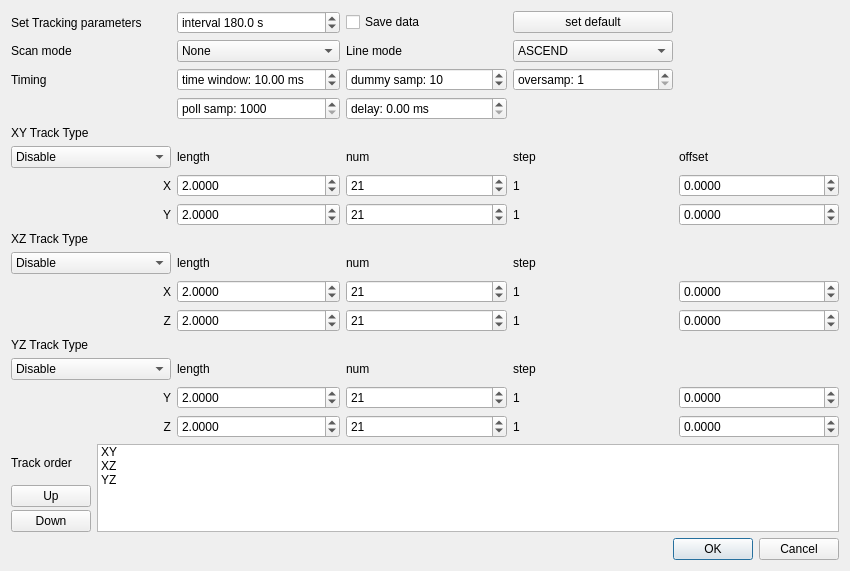
<?xml version="1.0" encoding="UTF-8"?>
<ui version="4.0">
 <class>trackDialog</class>
 <widget class="QDialog" name="trackDialog">
  <property name="geometry">
   <rect>
    <x>0</x>
    <y>0</y>
    <width>850</width>
    <height>571</height>
   </rect>
  </property>
  <property name="windowTitle">
   <string>Track scan setting</string>
  </property>
  <layout class="QVBoxLayout" name="verticalLayout">
   <item>
    <layout class="QGridLayout" name="gridLayout">
     <item row="7" column="0">
      <widget class="QLabel" name="yLabel">
       <property name="text">
        <string>Y</string>
       </property>
       <property name="alignment">
        <set>Qt::AlignRight|Qt::AlignTrailing|Qt::AlignVCenter</set>
       </property>
      </widget>
     </item>
     <item row="12" column="0">
      <widget class="QLabel" name="label_5">
       <property name="text">
        <string>YZ Track Type</string>
       </property>
      </widget>
     </item>
     <item row="0" column="2">
      <widget class="QCheckBox" name="saveBox">
       <property name="text">
        <string>Save data</string>
       </property>
      </widget>
     </item>
     <item row="11" column="1">
      <widget class="QDoubleSpinBox" name="xzzlenBox">
       <property name="decimals">
        <number>4</number>
       </property>
       <property name="minimum">
        <double>0.100000000000000</double>
       </property>
       <property name="value">
        <double>2.000000000000000</double>
       </property>
      </widget>
     </item>
     <item row="5" column="1">
      <widget class="QLabel" name="lenLabel">
       <property name="text">
        <string>length</string>
       </property>
      </widget>
     </item>
     <item row="5" column="4">
      <widget class="QLabel" name="label_12">
       <property name="text">
        <string>offset</string>
       </property>
      </widget>
     </item>
     <item row="15" column="2">
      <widget class="QSpinBox" name="yzznumBox">
       <property name="minimum">
        <number>2</number>
       </property>
       <property name="maximum">
        <number>9999</number>
       </property>
       <property name="value">
        <number>21</number>
       </property>
      </widget>
     </item>
     <item row="9" column="1">
      <widget class="QLabel" name="lenLabel_2">
       <property name="text">
        <string>length</string>
       </property>
      </widget>
     </item>
     <item row="6" column="0">
      <widget class="QLabel" name="xLabel">
       <property name="text">
        <string>X</string>
       </property>
       <property name="alignment">
        <set>Qt::AlignRight|Qt::AlignTrailing|Qt::AlignVCenter</set>
       </property>
      </widget>
     </item>
     <item row="0" column="3">
      <widget class="QPushButton" name="defaultButton">
       <property name="text">
        <string>set default</string>
       </property>
      </widget>
     </item>
     <item row="13" column="1">
      <widget class="QLabel" name="lenLabel_3">
       <property name="text">
        <string>length</string>
       </property>
      </widget>
     </item>
     <item row="14" column="2">
      <widget class="QSpinBox" name="yzynumBox">
       <property name="minimum">
        <number>2</number>
       </property>
       <property name="maximum">
        <number>9999</number>
       </property>
       <property name="value">
        <number>21</number>
       </property>
      </widget>
     </item>
     <item row="6" column="1">
      <widget class="QDoubleSpinBox" name="xyxlenBox">
       <property name="decimals">
        <number>4</number>
       </property>
       <property name="minimum">
        <double>0.100000000000000</double>
       </property>
       <property name="value">
        <double>2.000000000000000</double>
       </property>
      </widget>
     </item>
     <item row="1" column="2">
      <widget class="QLabel" name="label_11">
       <property name="text">
        <string>Line mode</string>
       </property>
      </widget>
     </item>
     <item row="10" column="1">
      <widget class="QDoubleSpinBox" name="xzxlenBox">
       <property name="decimals">
        <number>4</number>
       </property>
       <property name="minimum">
        <double>0.100000000000000</double>
       </property>
       <property name="value">
        <double>2.000000000000000</double>
       </property>
      </widget>
     </item>
     <item row="1" column="3">
      <widget class="QComboBox" name="linemodeBox">
       <item>
        <property name="text">
         <string>ASCEND</string>
        </property>
       </item>
       <item>
        <property name="text">
         <string>DESCEND</string>
        </property>
       </item>
       <item>
        <property name="text">
         <string>ZIGZAG</string>
        </property>
       </item>
      </widget>
     </item>
     <item row="8" column="0">
      <widget class="QLabel" name="label_4">
       <property name="text">
        <string>XZ Track Type</string>
       </property>
      </widget>
     </item>
     <item row="13" column="2">
      <widget class="QLabel" name="numLabel_3">
       <property name="text">
        <string>num</string>
       </property>
      </widget>
     </item>
     <item row="2" column="0">
      <widget class="QLabel" name="label_9">
       <property name="text">
        <string>Timing</string>
       </property>
      </widget>
     </item>
     <item row="15" column="4">
      <widget class="QDoubleSpinBox" name="yzzoffsetBox">
       <property name="decimals">
        <number>4</number>
       </property>
       <property name="minimum">
        <double>-10.000000000000000</double>
       </property>
       <property name="maximum">
        <double>10.000000000000000</double>
       </property>
       <property name="singleStep">
        <double>0.010000000000000</double>
       </property>
      </widget>
     </item>
     <item row="9" column="0">
      <widget class="QComboBox" name="xzmodeBox">
       <item>
        <property name="text">
         <string>Disable</string>
        </property>
       </item>
       <item>
        <property name="text">
         <string>Phase Only Correlation</string>
        </property>
       </item>
       <item>
        <property name="text">
         <string>2D Gaussian</string>
        </property>
       </item>
       <item>
        <property name="text">
         <string>1D Gaussian (X)</string>
        </property>
       </item>
       <item>
        <property name="text">
         <string>1D Gaussian (Z)</string>
        </property>
       </item>
       <item>
        <property name="text">
         <string>Maximum pixel</string>
        </property>
       </item>
       <item>
        <property name="text">
         <string>1D Maximum (X)</string>
        </property>
       </item>
       <item>
        <property name="text">
         <string>1D Maximum (Z)</string>
        </property>
       </item>
      </widget>
     </item>
     <item row="5" column="0">
      <widget class="QComboBox" name="xymodeBox">
       <item>
        <property name="text">
         <string>Disable</string>
        </property>
       </item>
       <item>
        <property name="text">
         <string>Phase Only Correlation</string>
        </property>
       </item>
       <item>
        <property name="text">
         <string>2D Gaussian</string>
        </property>
       </item>
       <item>
        <property name="text">
         <string>1D Gaussian (X)</string>
        </property>
       </item>
       <item>
        <property name="text">
         <string>1D Gaussian (Y)</string>
        </property>
       </item>
       <item>
        <property name="text">
         <string>Maximum pixel</string>
        </property>
       </item>
       <item>
        <property name="text">
         <string>1D Maximum (X)</string>
        </property>
       </item>
       <item>
        <property name="text">
         <string>1D Maximum (Y)</string>
        </property>
       </item>
      </widget>
     </item>
     <item row="10" column="2">
      <widget class="QSpinBox" name="xzxnumBox">
       <property name="minimum">
        <number>2</number>
       </property>
       <property name="maximum">
        <number>9999</number>
       </property>
       <property name="value">
        <number>21</number>
       </property>
      </widget>
     </item>
     <item row="5" column="3">
      <widget class="QLabel" name="stepLabel">
       <property name="text">
        <string>step</string>
       </property>
      </widget>
     </item>
     <item row="6" column="3">
      <widget class="QLabel" name="xyxstepLabel">
       <property name="text">
        <string>1</string>
       </property>
      </widget>
     </item>
     <item row="14" column="1">
      <widget class="QDoubleSpinBox" name="yzylenBox">
       <property name="decimals">
        <number>4</number>
       </property>
       <property name="minimum">
        <double>0.100000000000000</double>
       </property>
       <property name="value">
        <double>2.000000000000000</double>
       </property>
      </widget>
     </item>
     <item row="4" column="0">
      <widget class="QLabel" name="label_3">
       <property name="text">
        <string>XY Track Type</string>
       </property>
      </widget>
     </item>
     <item row="13" column="3">
      <widget class="QLabel" name="stepLabel_3">
       <property name="text">
        <string>step</string>
       </property>
      </widget>
     </item>
     <item row="11" column="3">
      <widget class="QLabel" name="xzzstepLabel">
       <property name="text">
        <string>1</string>
       </property>
      </widget>
     </item>
     <item row="11" column="0">
      <widget class="QLabel" name="label_2">
       <property name="text">
        <string>Z</string>
       </property>
       <property name="alignment">
        <set>Qt::AlignRight|Qt::AlignTrailing|Qt::AlignVCenter</set>
       </property>
      </widget>
     </item>
     <item row="6" column="2">
      <widget class="QSpinBox" name="xyxnumBox">
       <property name="minimum">
        <number>2</number>
       </property>
       <property name="maximum">
        <number>9999</number>
       </property>
       <property name="value">
        <number>21</number>
       </property>
      </widget>
     </item>
     <item row="5" column="2">
      <widget class="QLabel" name="numLabel">
       <property name="text">
        <string>num</string>
       </property>
      </widget>
     </item>
     <item row="10" column="4">
      <widget class="QDoubleSpinBox" name="xzxoffsetBox">
       <property name="decimals">
        <number>4</number>
       </property>
       <property name="minimum">
        <double>-10.000000000000000</double>
       </property>
       <property name="maximum">
        <double>10.000000000000000</double>
       </property>
       <property name="singleStep">
        <double>0.010000000000000</double>
       </property>
      </widget>
     </item>
     <item row="7" column="1">
      <widget class="QDoubleSpinBox" name="xyylenBox">
       <property name="decimals">
        <number>4</number>
       </property>
       <property name="minimum">
        <double>0.100000000000000</double>
       </property>
       <property name="value">
        <double>2.000000000000000</double>
       </property>
      </widget>
     </item>
     <item row="13" column="0">
      <widget class="QComboBox" name="yzmodeBox">
       <item>
        <property name="text">
         <string>Disable</string>
        </property>
       </item>
       <item>
        <property name="text">
         <string>Phase Only Correlation</string>
        </property>
       </item>
       <item>
        <property name="text">
         <string>2D Gaussian</string>
        </property>
       </item>
       <item>
        <property name="text">
         <string>1D Gaussian (Y)</string>
        </property>
       </item>
       <item>
        <property name="text">
         <string>1D Gaussian (Z)</string>
        </property>
       </item>
       <item>
        <property name="text">
         <string>Maximum pixel</string>
        </property>
       </item>
       <item>
        <property name="text">
         <string>1D Maximum (Y)</string>
        </property>
       </item>
       <item>
        <property name="text">
         <string>1D Maximum (Z)</string>
        </property>
       </item>
      </widget>
     </item>
     <item row="1" column="0">
      <widget class="QLabel" name="label_10">
       <property name="text">
        <string>Scan mode</string>
       </property>
      </widget>
     </item>
     <item row="1" column="1">
      <widget class="QComboBox" name="modeBox">
       <item>
        <property name="text">
         <string>None</string>
        </property>
       </item>
      </widget>
     </item>
     <item row="9" column="3">
      <widget class="QLabel" name="stepLabel_2">
       <property name="text">
        <string>step</string>
       </property>
      </widget>
     </item>
     <item row="7" column="4">
      <widget class="QDoubleSpinBox" name="xyyoffsetBox">
       <property name="decimals">
        <number>4</number>
       </property>
       <property name="minimum">
        <double>-10.000000000000000</double>
       </property>
       <property name="maximum">
        <double>10.000000000000000</double>
       </property>
       <property name="singleStep">
        <double>0.010000000000000</double>
       </property>
      </widget>
     </item>
     <item row="7" column="3">
      <widget class="QLabel" name="xyystepLabel">
       <property name="text">
        <string>1</string>
       </property>
      </widget>
     </item>
     <item row="10" column="0">
      <widget class="QLabel" name="label">
       <property name="text">
        <string>X</string>
       </property>
       <property name="alignment">
        <set>Qt::AlignRight|Qt::AlignTrailing|Qt::AlignVCenter</set>
       </property>
      </widget>
     </item>
     <item row="15" column="0">
      <widget class="QLabel" name="label_7">
       <property name="text">
        <string>Z</string>
       </property>
       <property name="alignment">
        <set>Qt::AlignRight|Qt::AlignTrailing|Qt::AlignVCenter</set>
       </property>
      </widget>
     </item>
     <item row="7" column="2">
      <widget class="QSpinBox" name="xyynumBox">
       <property name="minimum">
        <number>2</number>
       </property>
       <property name="maximum">
        <number>9999</number>
       </property>
       <property name="value">
        <number>21</number>
       </property>
      </widget>
     </item>
     <item row="14" column="0">
      <widget class="QLabel" name="label_6">
       <property name="text">
        <string>Y</string>
       </property>
       <property name="alignment">
        <set>Qt::AlignRight|Qt::AlignTrailing|Qt::AlignVCenter</set>
       </property>
      </widget>
     </item>
     <item row="11" column="4">
      <widget class="QDoubleSpinBox" name="xzzoffsetBox">
       <property name="decimals">
        <number>4</number>
       </property>
       <property name="minimum">
        <double>-10.000000000000000</double>
       </property>
       <property name="maximum">
        <double>10.000000000000000</double>
       </property>
       <property name="singleStep">
        <double>0.010000000000000</double>
       </property>
      </widget>
     </item>
     <item row="6" column="4">
      <widget class="QDoubleSpinBox" name="xyxoffsetBox">
       <property name="decimals">
        <number>4</number>
       </property>
       <property name="minimum">
        <double>-10.000000000000000</double>
       </property>
       <property name="maximum">
        <double>10.000000000000000</double>
       </property>
       <property name="singleStep">
        <double>0.010000000000000</double>
       </property>
      </widget>
     </item>
     <item row="14" column="4">
      <widget class="QDoubleSpinBox" name="yzyoffsetBox">
       <property name="decimals">
        <number>4</number>
       </property>
       <property name="minimum">
        <double>-10.000000000000000</double>
       </property>
       <property name="maximum">
        <double>10.000000000000000</double>
       </property>
       <property name="singleStep">
        <double>0.010000000000000</double>
       </property>
      </widget>
     </item>
     <item row="11" column="2">
      <widget class="QSpinBox" name="xzznumBox">
       <property name="minimum">
        <number>2</number>
       </property>
       <property name="maximum">
        <number>9999</number>
       </property>
       <property name="value">
        <number>21</number>
       </property>
      </widget>
     </item>
     <item row="14" column="3">
      <widget class="QLabel" name="yzystepLabel">
       <property name="text">
        <string>1</string>
       </property>
      </widget>
     </item>
     <item row="9" column="2">
      <widget class="QLabel" name="numLabel_2">
       <property name="text">
        <string>num</string>
       </property>
      </widget>
     </item>
     <item row="0" column="1">
      <widget class="QDoubleSpinBox" name="intervalBox">
       <property name="prefix">
        <string>interval </string>
       </property>
       <property name="suffix">
        <string> s</string>
       </property>
       <property name="decimals">
        <number>1</number>
       </property>
       <property name="minimum">
        <double>-1.000000000000000</double>
       </property>
       <property name="maximum">
        <double>10000.000000000000000</double>
       </property>
       <property name="value">
        <double>180.000000000000000</double>
       </property>
      </widget>
     </item>
     <item row="2" column="2">
      <widget class="QSpinBox" name="dummysampleBox">
       <property name="prefix">
        <string>dummy samp: </string>
       </property>
       <property name="minimum">
        <number>1</number>
       </property>
       <property name="maximum">
        <number>999</number>
       </property>
       <property name="value">
        <number>10</number>
       </property>
      </widget>
     </item>
     <item row="15" column="3">
      <widget class="QLabel" name="yzzstepLabel">
       <property name="text">
        <string>1</string>
       </property>
      </widget>
     </item>
     <item row="10" column="3">
      <widget class="QLabel" name="xzxstepLabel">
       <property name="text">
        <string>1</string>
       </property>
      </widget>
     </item>
     <item row="15" column="1">
      <widget class="QDoubleSpinBox" name="yzzlenBox">
       <property name="decimals">
        <number>4</number>
       </property>
       <property name="minimum">
        <double>0.100000000000000</double>
       </property>
       <property name="value">
        <double>2.000000000000000</double>
       </property>
      </widget>
     </item>
     <item row="2" column="1">
      <widget class="QDoubleSpinBox" name="timeBox">
       <property name="prefix">
        <string>time window: </string>
       </property>
       <property name="suffix">
        <string> ms</string>
       </property>
       <property name="minimum">
        <double>0.100000000000000</double>
       </property>
       <property name="maximum">
        <double>1000.000000000000000</double>
       </property>
       <property name="value">
        <double>10.000000000000000</double>
       </property>
      </widget>
     </item>
     <item row="0" column="0">
      <widget class="QLabel" name="label_8">
       <property name="text">
        <string>Set Tracking parameters</string>
       </property>
      </widget>
     </item>
     <item row="3" column="1">
      <widget class="QSpinBox" name="pollsampleBox">
       <property name="suffix">
        <string/>
       </property>
       <property name="prefix">
        <string>poll samp: </string>
       </property>
       <property name="minimum">
        <number>1000</number>
       </property>
       <property name="maximum">
        <number>10000</number>
       </property>
       <property name="singleStep">
        <number>1000</number>
       </property>
      </widget>
     </item>
     <item row="3" column="2">
      <widget class="QDoubleSpinBox" name="delayBox">
       <property name="prefix">
        <string>delay: </string>
       </property>
       <property name="suffix">
        <string> ms</string>
       </property>
      </widget>
     </item>
     <item row="2" column="3">
      <widget class="QSpinBox" name="oversampleBox">
       <property name="prefix">
        <string>oversamp: </string>
       </property>
       <property name="minimum">
        <number>1</number>
       </property>
       <property name="maximum">
        <number>1000</number>
       </property>
      </widget>
     </item>
    </layout>
   </item>
   <item>
    <layout class="QHBoxLayout" name="horizontalLayout_9">
     <item>
      <layout class="QVBoxLayout" name="verticalLayout_2">
       <property name="spacing">
        <number>3</number>
       </property>
       <item>
        <widget class="QLabel" name="label_13">
         <property name="text">
          <string>Track order</string>
         </property>
        </widget>
       </item>
       <item>
        <widget class="QPushButton" name="upButton">
         <property name="text">
          <string>Up</string>
         </property>
        </widget>
       </item>
       <item>
        <widget class="QPushButton" name="downButton">
         <property name="text">
          <string>Down</string>
         </property>
        </widget>
       </item>
      </layout>
     </item>
     <item>
      <widget class="QListWidget" name="orderList">
       <property name="sizePolicy">
        <sizepolicy hsizetype="Expanding" vsizetype="Preferred">
         <horstretch>0</horstretch>
         <verstretch>0</verstretch>
        </sizepolicy>
       </property>
       <property name="maximumSize">
        <size>
         <width>16777215</width>
         <height>100</height>
        </size>
       </property>
       <item>
        <property name="text">
         <string>XY</string>
        </property>
       </item>
       <item>
        <property name="text">
         <string>XZ</string>
        </property>
       </item>
       <item>
        <property name="text">
         <string>YZ</string>
        </property>
       </item>
      </widget>
     </item>
    </layout>
   </item>
   <item>
    <widget class="QDialogButtonBox" name="buttonBox">
     <property name="orientation">
      <enum>Qt::Horizontal</enum>
     </property>
     <property name="standardButtons">
      <set>QDialogButtonBox::Cancel|QDialogButtonBox::Ok</set>
     </property>
     <property name="centerButtons">
      <bool>false</bool>
     </property>
    </widget>
   </item>
  </layout>
 </widget>
 <tabstops>
  <tabstop>intervalBox</tabstop>
  <tabstop>saveBox</tabstop>
  <tabstop>defaultButton</tabstop>
  <tabstop>modeBox</tabstop>
  <tabstop>linemodeBox</tabstop>
  <tabstop>timeBox</tabstop>
  <tabstop>dummysampleBox</tabstop>
  <tabstop>oversampleBox</tabstop>
  <tabstop>pollsampleBox</tabstop>
  <tabstop>delayBox</tabstop>
  <tabstop>xymodeBox</tabstop>
  <tabstop>xyxlenBox</tabstop>
  <tabstop>xyxnumBox</tabstop>
  <tabstop>xyxoffsetBox</tabstop>
  <tabstop>xyylenBox</tabstop>
  <tabstop>xyynumBox</tabstop>
  <tabstop>xyyoffsetBox</tabstop>
  <tabstop>xzmodeBox</tabstop>
  <tabstop>xzxlenBox</tabstop>
  <tabstop>xzxnumBox</tabstop>
  <tabstop>xzxoffsetBox</tabstop>
  <tabstop>xzzlenBox</tabstop>
  <tabstop>xzznumBox</tabstop>
  <tabstop>xzzoffsetBox</tabstop>
  <tabstop>yzmodeBox</tabstop>
  <tabstop>yzylenBox</tabstop>
  <tabstop>yzynumBox</tabstop>
  <tabstop>yzyoffsetBox</tabstop>
  <tabstop>yzzlenBox</tabstop>
  <tabstop>yzznumBox</tabstop>
  <tabstop>yzzoffsetBox</tabstop>
  <tabstop>upButton</tabstop>
  <tabstop>downButton</tabstop>
  <tabstop>orderList</tabstop>
 </tabstops>
 <resources/>
 <connections>
  <connection>
   <sender>buttonBox</sender>
   <signal>accepted()</signal>
   <receiver>trackDialog</receiver>
   <slot>accept()</slot>
   <hints>
    <hint type="sourcelabel">
     <x>248</x>
     <y>254</y>
    </hint>
    <hint type="destinationlabel">
     <x>157</x>
     <y>274</y>
    </hint>
   </hints>
  </connection>
  <connection>
   <sender>buttonBox</sender>
   <signal>rejected()</signal>
   <receiver>trackDialog</receiver>
   <slot>reject()</slot>
   <hints>
    <hint type="sourcelabel">
     <x>316</x>
     <y>260</y>
    </hint>
    <hint type="destinationlabel">
     <x>286</x>
     <y>274</y>
    </hint>
   </hints>
  </connection>
 </connections>
</ui>
